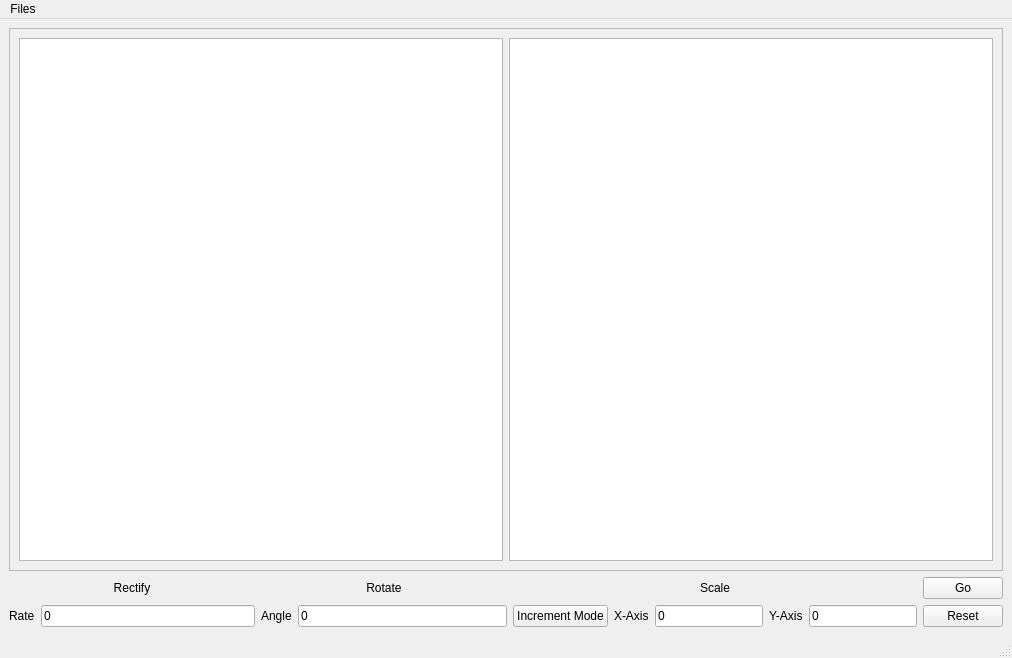
<?xml version="1.0" encoding="UTF-8"?>
<ui version="4.0">
 <class>ImageUtils</class>
 <widget class="QMainWindow" name="ImageUtils">
  <property name="geometry">
   <rect>
    <x>0</x>
    <y>0</y>
    <width>1012</width>
    <height>658</height>
   </rect>
  </property>
  <property name="windowTitle">
   <string>ImageUtils</string>
  </property>
  <widget class="QWidget" name="centralwidget">
   <layout class="QGridLayout" name="gridLayout_2">
    <item row="0" column="0">
     <layout class="QVBoxLayout" name="verticalLayout_6">
      <item>
       <widget class="QFrame" name="frame">
        <property name="frameShape">
         <enum>QFrame::StyledPanel</enum>
        </property>
        <property name="frameShadow">
         <enum>QFrame::Raised</enum>
        </property>
        <layout class="QGridLayout" name="gridLayout">
         <item row="0" column="0">
          <widget class="TestGraphicsView" name="TemplateView"/>
         </item>
         <item row="0" column="1">
          <widget class="TestGraphicsView" name="MatchWindowView"/>
         </item>
        </layout>
       </widget>
      </item>
      <item>
       <layout class="QHBoxLayout" name="horizontalLayout_9">
        <item>
         <layout class="QVBoxLayout" name="verticalLayout_2">
          <item>
           <layout class="QHBoxLayout" name="horizontalLayout_4">
            <item>
             <widget class="QLabel" name="label_4">
              <property name="text">
               <string>Rectify</string>
              </property>
              <property name="alignment">
               <set>Qt::AlignCenter</set>
              </property>
             </widget>
            </item>
           </layout>
          </item>
          <item>
           <layout class="QHBoxLayout" name="horizontalLayout_6">
            <item>
             <widget class="QLabel" name="label_6">
              <property name="text">
               <string>Rate</string>
              </property>
             </widget>
            </item>
            <item>
             <widget class="QLineEdit" name="RectifyRateInput">
              <property name="text">
               <string>0</string>
              </property>
             </widget>
            </item>
           </layout>
          </item>
         </layout>
        </item>
        <item>
         <layout class="QVBoxLayout" name="verticalLayout_3">
          <item>
           <layout class="QHBoxLayout" name="horizontalLayout_5">
            <item>
             <widget class="QLabel" name="label_5">
              <property name="text">
               <string>Rotate</string>
              </property>
              <property name="alignment">
               <set>Qt::AlignCenter</set>
              </property>
             </widget>
            </item>
           </layout>
          </item>
          <item>
           <layout class="QHBoxLayout" name="horizontalLayout_8">
            <item>
             <widget class="QLabel" name="label_7">
              <property name="text">
               <string>Angle</string>
              </property>
             </widget>
            </item>
            <item>
             <widget class="QLineEdit" name="RotateAngleInput">
              <property name="text">
               <string>0</string>
              </property>
             </widget>
            </item>
           </layout>
          </item>
         </layout>
        </item>
        <item>
         <layout class="QHBoxLayout" name="horizontalLayout_7">
          <item>
           <layout class="QVBoxLayout" name="verticalLayout">
            <item>
             <layout class="QHBoxLayout" name="horizontalLayout">
              <item>
               <widget class="QLabel" name="label">
                <property name="text">
                 <string>Scale</string>
                </property>
                <property name="alignment">
                 <set>Qt::AlignCenter</set>
                </property>
               </widget>
              </item>
             </layout>
            </item>
            <item>
             <layout class="QHBoxLayout" name="horizontalLayout_10">
              <item>
               <layout class="QHBoxLayout" name="horizontalLayout_2">
                <item>
                 <layout class="QHBoxLayout" name="horizontalLayout_3">
                  <item>
                   <widget class="QPushButton" name="ScaleModeButton">
                    <property name="text">
                     <string>Increment Mode</string>
                    </property>
                   </widget>
                  </item>
                  <item>
                   <widget class="QLabel" name="label_3">
                    <property name="text">
                     <string>X-Axis</string>
                    </property>
                   </widget>
                  </item>
                  <item>
                   <widget class="QLineEdit" name="XScaleInput">
                    <property name="text">
                     <string>0</string>
                    </property>
                   </widget>
                  </item>
                 </layout>
                </item>
                <item>
                 <widget class="QLabel" name="label_2">
                  <property name="text">
                   <string>Y-Axis</string>
                  </property>
                 </widget>
                </item>
                <item>
                 <widget class="QLineEdit" name="YScaleInput">
                  <property name="text">
                   <string>0</string>
                  </property>
                 </widget>
                </item>
               </layout>
              </item>
             </layout>
            </item>
           </layout>
          </item>
         </layout>
        </item>
        <item>
         <layout class="QVBoxLayout" name="verticalLayout_5">
          <item>
           <widget class="QPushButton" name="ImageGenerateButton">
            <property name="text">
             <string>Go</string>
            </property>
           </widget>
          </item>
          <item>
           <widget class="QPushButton" name="ResetParaButton">
            <property name="text">
             <string>Reset</string>
            </property>
           </widget>
          </item>
         </layout>
        </item>
       </layout>
      </item>
     </layout>
    </item>
   </layout>
  </widget>
  <widget class="QMenuBar" name="menubar">
   <property name="geometry">
    <rect>
     <x>0</x>
     <y>0</y>
     <width>1012</width>
     <height>22</height>
    </rect>
   </property>
   <widget class="QMenu" name="menuCaliLite">
    <property name="title">
     <string>Files</string>
    </property>
    <addaction name="actionRead_Template_Image"/>
    <addaction name="actionRead_Source_Image"/>
    <addaction name="actionSave_Template_Image"/>
   </widget>
   <addaction name="menuCaliLite"/>
  </widget>
  <widget class="QStatusBar" name="statusbar"/>
  <action name="actionRead_Template_Image">
   <property name="text">
    <string>Read Template Image</string>
   </property>
  </action>
  <action name="actionRead_Source_Image">
   <property name="text">
    <string>Read Source Image</string>
   </property>
  </action>
  <action name="actionSave_Template_Image">
   <property name="text">
    <string>Save Template Image</string>
   </property>
  </action>
 </widget>
 <customwidgets>
  <customwidget>
   <class>TestGraphicsView</class>
   <extends>QGraphicsView</extends>
   <header>TestGraphicsView.h</header>
  </customwidget>
 </customwidgets>
 <resources/>
 <connections/>
</ui>
